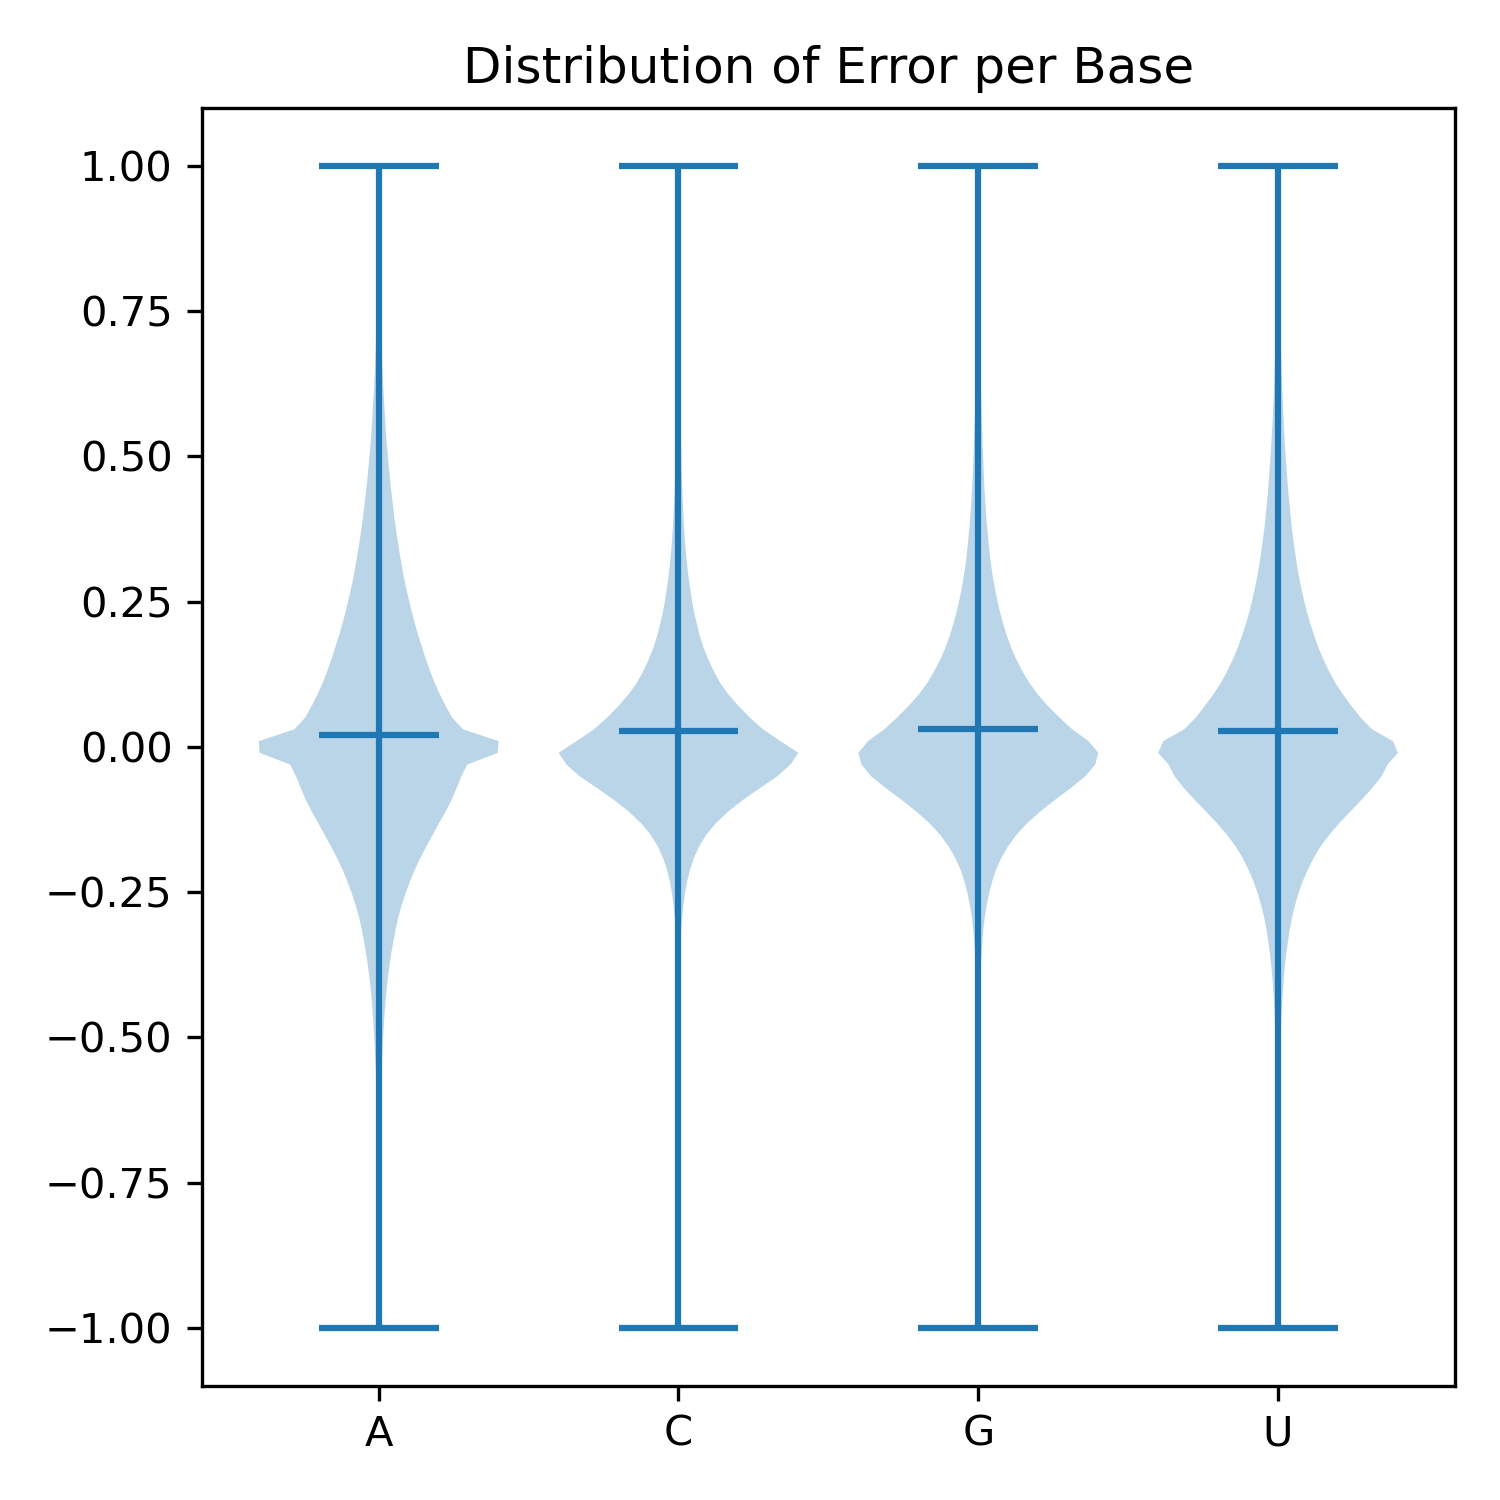

The script that drew this image:
import matplotlib.pyplot as plt
import pandas as pd
import numpy as np
import sys
import orjson

data_csv = sys.argv[1]
output_plot = sys.argv[2]

data = pd.read_csv(data_csv)
error = {"A": list(), "C": list(), "G": list(), "U": list()}
for _, row in data.iterrows():
    seq = row["Sequence"]
    reactivity = np.array(orjson.loads(row["RT"]))
    prediction = np.array(orjson.loads(row["Predictions"]))
    entry_error = reactivity - prediction
    for s, e in zip(list(seq), entry_error.tolist()):
        if s in error:
            error[s].append(e)

plt.figure(figsize=(5, 5), dpi=300)
plt.violinplot(list(error.values()), positions=list(range(len(error))), widths=0.8, showmeans=True)
plt.xticks(range(len(error)), list(error.keys()))
plt.title("Distribution of Error per Base")
plt.tight_layout()
plt.savefig(output_plot)
